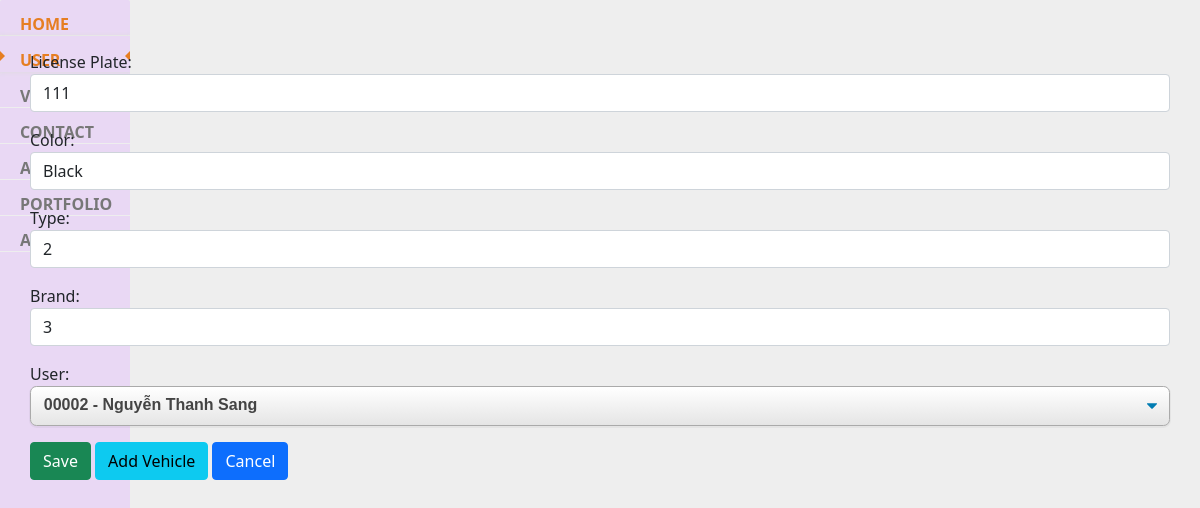
Before: /parkingmanage/vehicle/7/update with the older database file.
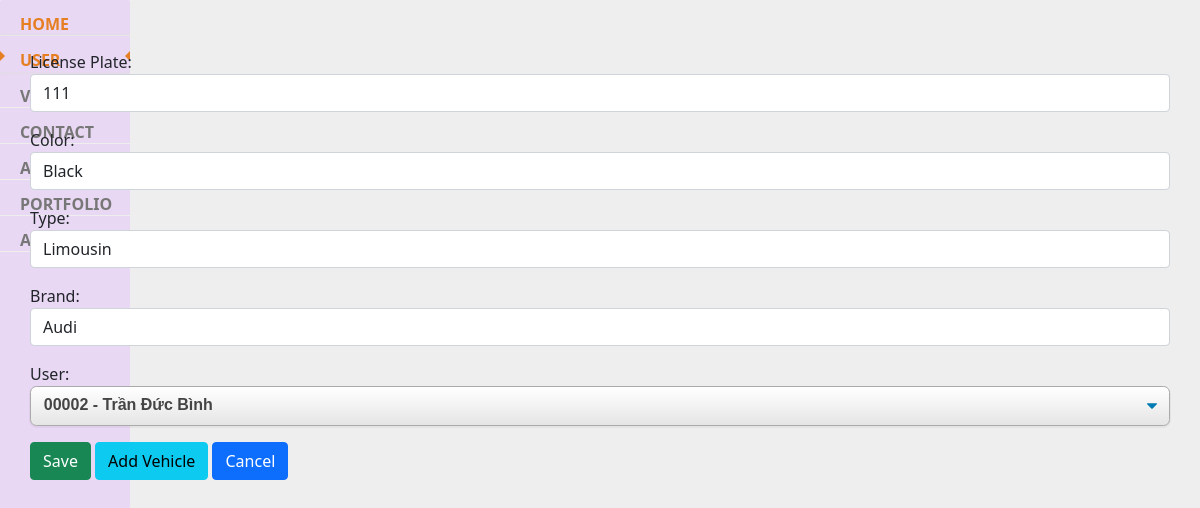
After: the same page with the newer database file.
### parkingmanage/models.py (models this page shows, shortened)
class Vehicle(models.Model):
    licensePlate = models.TextField(max_length=10)
    color = models.TextField(max_length=255, null=True)
    type = models.TextField(max_length=255, null=True)
    brand = models.TextField(max_length=255, null=True)
    user = models.ForeignKey(User,
                            on_delete=models.CASCADE,
                            blank=True,
                            null=False)

### parkingmanage/views.py (the view)
# urls.py: path('vehicle/<int:id>/update', update_view_vehicle, name='update_vehicle'),
def update_view_vehicle(request, id):
    vehicle = get_object_or_404(Vehicle, id=id)
    form = VehicleForm(request.POST or None, instance = vehicle )
    if form.is_valid():
        form.save()
        return redirect('/parkingmanage/vehicle')
    context = {'form': form}
    return render(request, 'vehiclecreate.html', context)

### parkingmanage/forms.py
class VehicleForm(forms.ModelForm):
    licensePlate = forms.CharField(
        label='License Plate',
        required=True,
        widget=forms.TextInput(
            attrs={
                'class': 'form-control',
                'placeholder': 'Biển số xe'
            }
        )
    )
    color = forms.CharField(
        required=True,
        widget=forms.TextInput(
            attrs={
                'class': 'form-control',
                'placeholder': 'Màu xe'
            }
        )
    )
    type = forms.CharField(
        required=True,
        widget=forms.TextInput(
            attrs={
                'class': 'form-control',
                'placeholder': 'Loại xe'
            }
        )
    )
    brand = forms.CharField(
        required=True,
        widget=forms.TextInput(
            attrs={
                'class': 'form-control',
                'placeholder': 'Thương hiệu xe'
            }
        )
    )
    class Meta:
        model = Vehicle
        fields = [
            'licensePlate',
            'color',
            'type',
            'brand',
            'user'
            ]

### parkingmanage/models.py (called while the page is built)
    def __str__(self):
        return f"{self.code} - {self.name}"

### parkingmanage/templates/vehiclecreate.html
{% extends 'base.html' %}
{% block content %}
<form method="POST">{% csrf_token %}
    {{ form.as_p }}
    <input class="btn btn-success" type="submit" value="Save" />
    <a href="/parkingmanage" class="btn btn-info"> Add Vehicle</a>
    <a href="{{ request.META.HTTP_REFERER }}" class="btn btn-primary"> Cancel </a>
</form>
{% endblock %}

Changed rows visible on the page:
changed Vehicle "Black": type "2" → "Limousin"; brand "3" → "Audi"; user "00002 - Nguyễn Thanh Sang" → "00002 - Trần Đức Bình"
